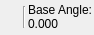
<?xml version="1.0" encoding="UTF-8"?>
<ui version="4.0">
 <class>LC_AnglesBasisWidget</class>
 <widget class="QWidget" name="LC_AnglesBasisWidget">
  <property name="geometry">
   <rect>
    <x>0</x>
    <y>0</y>
    <width>94</width>
    <height>35</height>
   </rect>
  </property>
  <property name="windowTitle">
   <string>Form</string>
  </property>
  <layout class="QGridLayout" name="gridLayout">
   <property name="leftMargin">
    <number>0</number>
   </property>
   <property name="topMargin">
    <number>0</number>
   </property>
   <property name="rightMargin">
    <number>0</number>
   </property>
   <property name="bottomMargin">
    <number>1</number>
   </property>
   <property name="spacing">
    <number>2</number>
   </property>
   <item row="0" column="0">
    <widget class="QLabel" name="lblPositiveDirection">
     <property name="maximumSize">
      <size>
       <width>21</width>
       <height>21</height>
      </size>
     </property>
     <property name="toolTip">
      <string/>
     </property>
     <property name="text">
      <string/>
     </property>
     <property name="pixmap">
      <pixmap resource="../../../../res/icons/icons.qrc">:/icons/dirpos_plus.lci</pixmap>
     </property>
     <property name="scaledContents">
      <bool>true</bool>
     </property>
     <property name="wordWrap">
      <bool>false</bool>
     </property>
    </widget>
   </item>
   <item row="0" column="2">
    <layout class="QVBoxLayout" name="_4">
     <property name="spacing">
      <number>0</number>
     </property>
     <property name="leftMargin">
      <number>0</number>
     </property>
     <property name="topMargin">
      <number>0</number>
     </property>
     <property name="rightMargin">
      <number>0</number>
     </property>
     <property name="bottomMargin">
      <number>0</number>
     </property>
     <item>
      <widget class="QLabel" name="lblTip">
       <property name="toolTip">
        <string>Angles basis information. Click to change.</string>
       </property>
       <property name="frameShape">
        <enum>QFrame::NoFrame</enum>
       </property>
       <property name="frameShadow">
        <enum>QFrame::Plain</enum>
       </property>
       <property name="text">
        <string>Base Angle:</string>
       </property>
       <property name="wordWrap">
        <bool>false</bool>
       </property>
      </widget>
     </item>
     <item>
      <widget class="QLabel" name="lblBaseAngle">
       <property name="toolTip">
        <string>Zero base angle relative to the current user coordinate system. 0.0 is 3pm.</string>
       </property>
       <property name="frameShape">
        <enum>QFrame::NoFrame</enum>
       </property>
       <property name="frameShadow">
        <enum>QFrame::Plain</enum>
       </property>
       <property name="text">
        <string>0.000</string>
       </property>
       <property name="wordWrap">
        <bool>false</bool>
       </property>
      </widget>
     </item>
    </layout>
   </item>
   <item row="0" column="1">
    <widget class="Line" name="line1">
     <property name="maximumSize">
      <size>
       <width>16777215</width>
       <height>22</height>
      </size>
     </property>
     <property name="frameShape">
      <enum>QFrame::VLine</enum>
     </property>
     <property name="frameShadow">
      <enum>QFrame::Sunken</enum>
     </property>
    </widget>
   </item>
  </layout>
 </widget>
 <resources>
  <include location="../../../../res/icons/icons.qrc"/>
  <include location="../../../../res/icons/icons.qrc"/>
 </resources>
 <connections/>
</ui>
